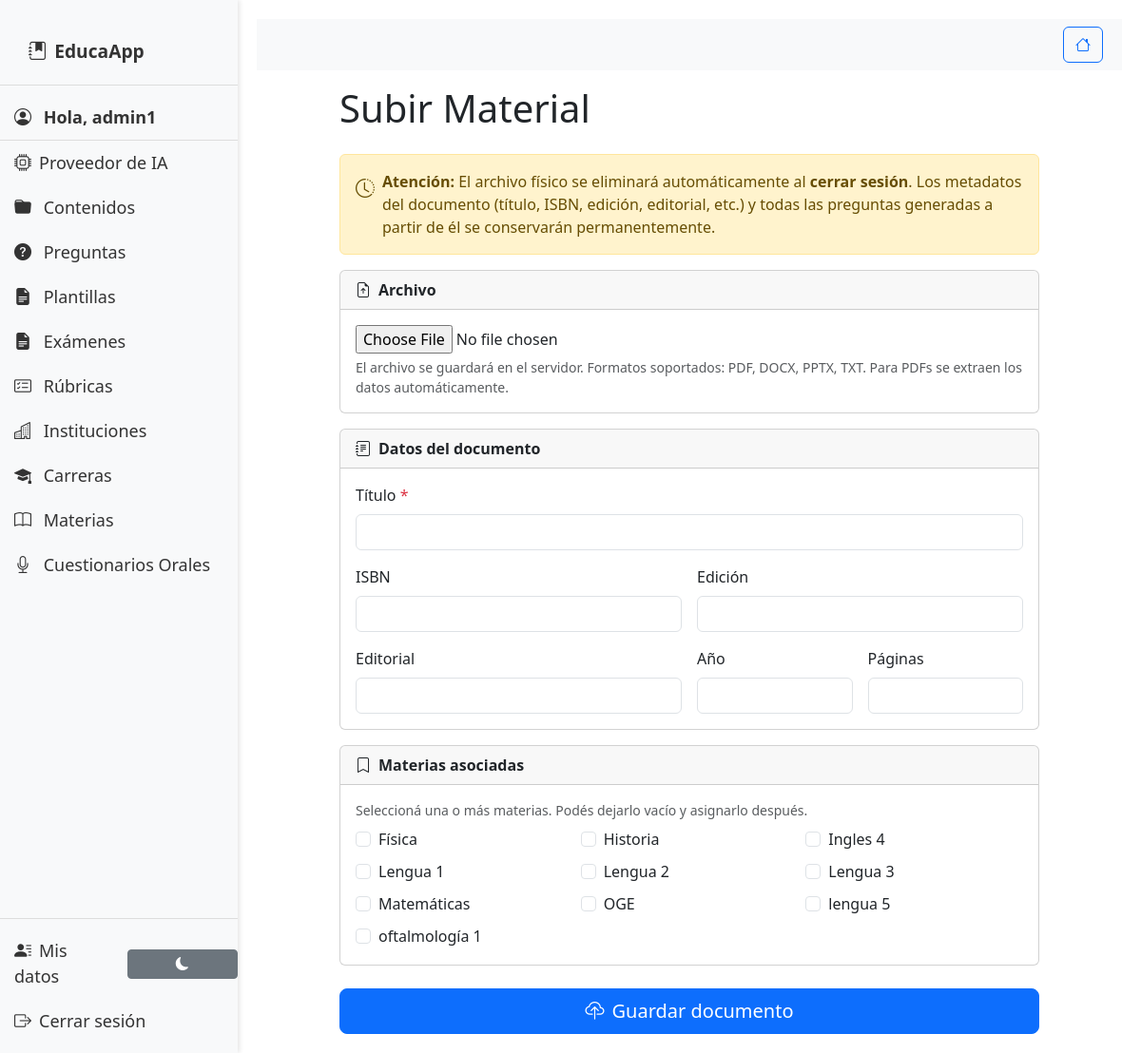
/upload/ (signed in), run on an earlier commit of the app's database.
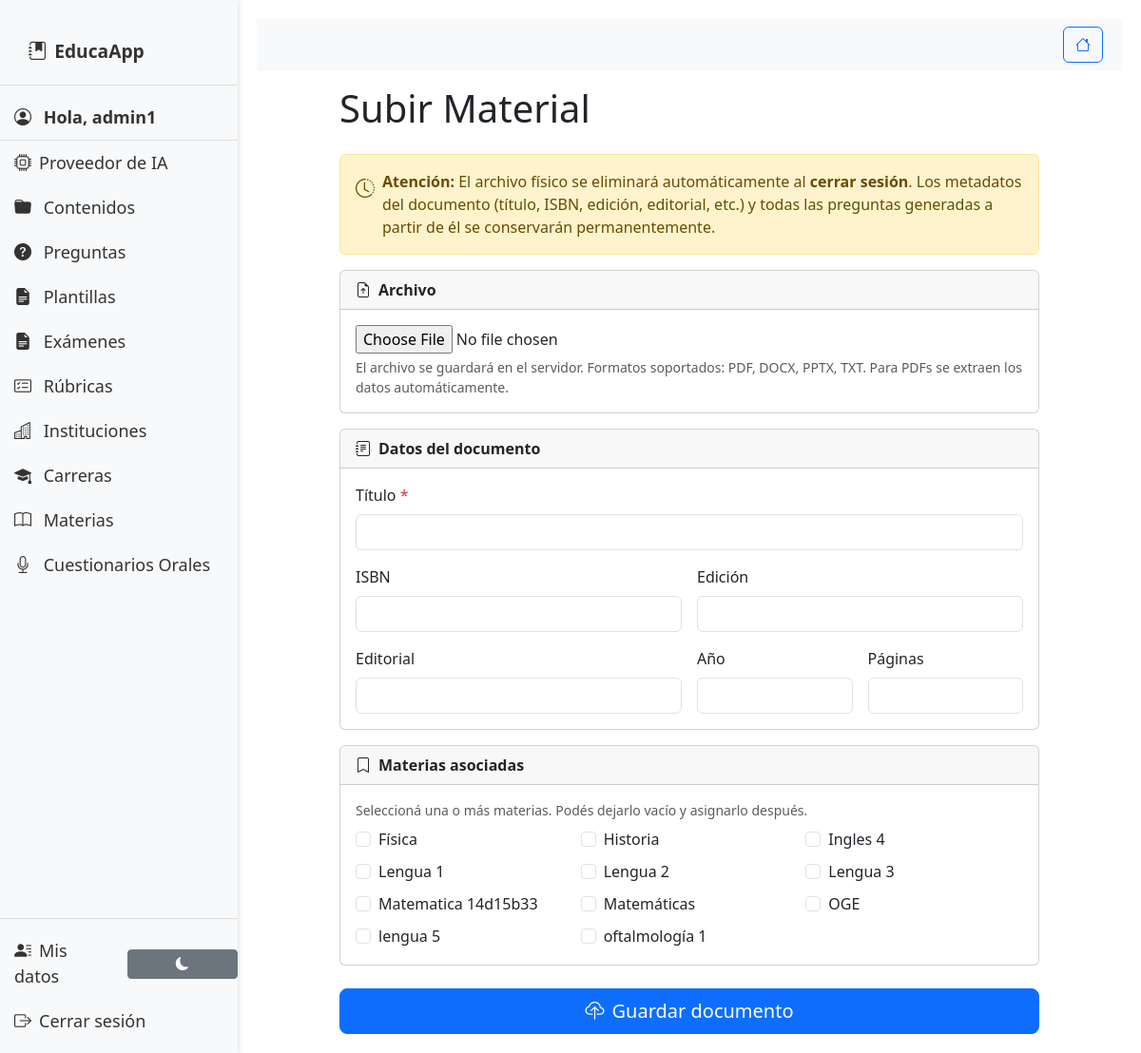
And on a later commit of the database.
### material/models.py (models this page shows, shortened)
class Subject(models.Model):
    name = models.CharField(max_length=100)
    careers = models.ManyToManyField('Career', related_name='subject_careers')
    created_at = models.DateTimeField(auto_now_add=True)
    updated_at = models.DateTimeField(auto_now=True)
    learning_outcomes = models.TextField(
        blank=True,
        null=True,
        help_text="Legacy field - almacena outcomes en texto o JSON"
    )
    class Meta:
        db_table = 'material_subjects'
        verbose_name = 'Subject'
        verbose_name_plural = 'Subjects'
        ordering = ['name']

### material/views.py (the view)
# urls.py: path('upload/', material_views.upload_contenido, name='upload_contenido'),
@login_required
def upload_contenido(request):  # Antes upload_material
    if request.method == 'POST':
        form = ContenidoForm(request.POST, request.FILES)
        if form.is_valid():
            from .cleanup import compute_file_hash
            file_obj = request.FILES.get('file')
            file_hash = compute_file_hash(file_obj) if file_obj else None
            existing = None
            if file_hash:
                existing = Contenido.objects.filter(
                    file_hash=file_hash, uploaded_by=request.user
                ).first()
            if existing and existing.file_available:
                messages.warning(
                    request,
                    f'Este documento ya existe en tus contenidos: "{existing.title}". '
                    f'No se creó un duplicado.',
                    extra_tags='contenidos'
                )
                return redirect('material:mis_contenidos')
            if existing and not existing.file_available:
                from django.core.files.storage import default_storage
                from django.core.files.base import ContentFile
                file_obj.seek(0)
                saved_relative = default_storage.save(
                    f'contenidos/{file_obj.name}', ContentFile(file_obj.read())
                )
                existing.file = saved_relative
                existing.file_deleted_at = None
                existing.save(update_fields=['file', 'file_deleted_at'])
                messages.success(
                    request,
                    f'El archivo de "{existing.title}" había expirado y fue restaurado correctamente.',
                    extra_tags='contenidos'
                )
                return redirect('material:mis_contenidos')
            contenido = form.save(commit=False)
            contenido.uploaded_by = request.user
            contenido.file_hash = file_hash
            contenido.save()
            form.save_m2m()
            messages.success(request, 'Los archivos se subieron correctamente.', extra_tags='contenidos')
            return redirect('material:mis_contenidos')
    else:
        form = ContenidoForm()
    return render(request, 'material/questions/upload.html', {'form': form})

### material/forms.py
class ContenidoForm(forms.ModelForm):
    subjects = forms.ModelMultipleChoiceField(
        queryset=Subject.objects.all().order_by('name'),
        widget=forms.SelectMultiple(attrs={'class': 'form-control'}),
        required=False,
        label="Materias"
    )
    class Meta:
        model = Contenido
        fields = ['subjects', 'title', 'file', 'isbn', 'edition', 'pages', 'publisher', 'year']
        widgets = {
            'title': forms.TextInput(attrs={'class': 'form-control'}),
            'isbn': forms.TextInput(attrs={'class': 'form-control'}),
            'edition': forms.TextInput(attrs={'class': 'form-control'}),
            'pages': forms.NumberInput(attrs={'class': 'form-control'}),
            'publisher': forms.TextInput(attrs={'class': 'form-control'}),
            'year': forms.NumberInput(attrs={'class': 'form-control'}),
        }
        labels = {
            'title': 'Título del Contenido',
        }

### material/templatetags/message_tags.py (called while the page is built)
@register.inclusion_tag('material/components/messages.html', takes_context=True)
def show_messages(context, categories=None):
    filtered_messages = get_filtered_messages(context, categories)
    return {'messages': filtered_messages}

### material/templates/material/questions/upload.html (shortened to what this page needs)
{% extends 'material/base.html' %}
{% load message_tags %}
{% block content %}
<div class="container" style="max-width:760px;">
    <h1 class="mb-4">Subir Material</h1>
    <div class="alert alert-warning d-flex align-items-start gap-2" role="alert">
        <i class="bi bi-clock-history fs-5 mt-1 flex-shrink-0"></i>
        <div>
            <strong>Atención:</strong> El archivo físico se eliminará automáticamente al <strong>cerrar sesión</strong>.
            Los metadatos del documento (título, ISBN, edición, editorial, etc.) y todas las preguntas generadas a partir de él se conservarán permanentemente.
        </div>
    </div>
    <form method="post" enctype="multipart/form-data" id="uploadForm">
        <div class="card mb-3">
            <div class="card-header fw-bold"><i class="bi bi-file-earmark-arrow-up me-2"></i>Archivo</div>
            <div class="card-body">
                {{ form.file }}
                <small class="text-muted mt-1 d-block">El archivo se guardará en el servidor. Formatos soportados: PDF, DOCX, PPTX, TXT. Para PDFs se extraen los datos automáticamente.</small>
            </div>
        </div>
        <div class="card mb-3">
            <div class="card-header fw-bold"><i class="bi bi-journal-text me-2"></i>Datos del documento</div>
            <div class="card-body row g-3">
                <div class="col-12">
                    <label class="form-label">Título <span class="text-danger">*</span></label>
                    {{ form.title }}
                </div>
                <div class="col-md-6">
                    <label class="form-label">ISBN</label>
                    {{ form.isbn }}
                </div>
                <div class="col-md-6">
                    <label class="form-label">Edición</label>
                    {{ form.edition }}
                </div>
                <div class="col-md-6">
                    <label class="form-label">Editorial</label>
                    {{ form.publisher }}
                </div>
                <div class="col-md-3">
                    <label class="form-label">Año</label>
                    {{ form.year }}
                </div>
                <div class="col-md-3">
                    <label class="form-label">Páginas</label>
                    {{ form.pages }}
                </div>
            </div>
        </div>
        <div class="card mb-4">
            <div class="card-header fw-bold"><i class="bi bi-bookmark me-2"></i>Materias asociadas</div>
            <div class="card-body">
                {% if form.subjects.field.queryset.exists %}
                    <p class="text-muted small mb-2">Seleccioná una o más materias. Podés dejarlo vacío y asignarlo después.</p>
                    <div class="row row-cols-2 row-cols-md-3 g-2">
                        {% for subject in form.subjects.field.queryset %}
                        <div class="col">
                            <div class="form-check">
                                <input class="form-check-input" type="checkbox"
                                       name="subjects" value="{{ subject.id }}"
                                       id="sub_{{ subject.id }}"
                                       {% if subject in form.subjects.initial %}checked{% endif %}>
                                <label class="form-check-label" for="sub_{{ subject.id }}">{{ subject.name }}</label>
                            </div>
                        </div>
                        {% endfor %}
                    </div>
                {% else %}
                    <p class="text-warning mb-0"><i class="bi bi-exclamation-triangle me-1"></i>No hay materias cargadas en el sistema. Podés agregarlas desde el panel de administración.</p>
                {% endif %}
            </div>
        </div>
        <button type="submit" class="btn btn-primary w-100 btn-lg">
            <i class="bi bi-cloud-upload me-2"></i>Guardar documento
        </button>
    </form>
</div>
{% endblock %}

What changed in the data, as far as the page shows it:
added Subject: name "Matematica 14d15b33"
